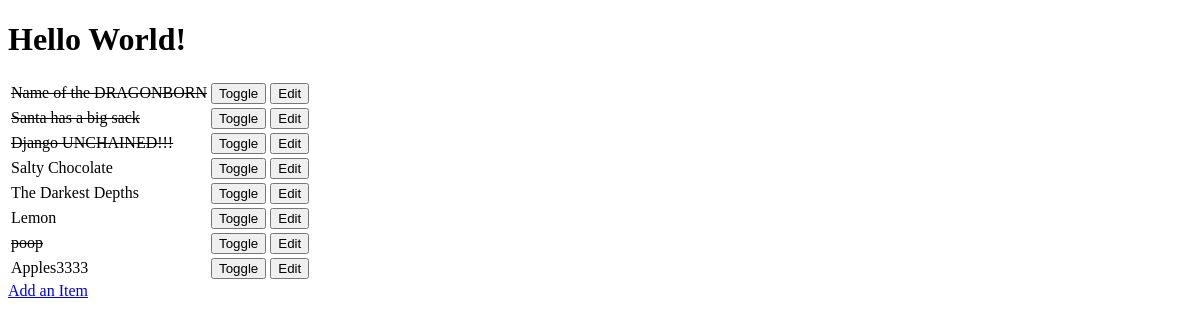
The app's page /, older data.
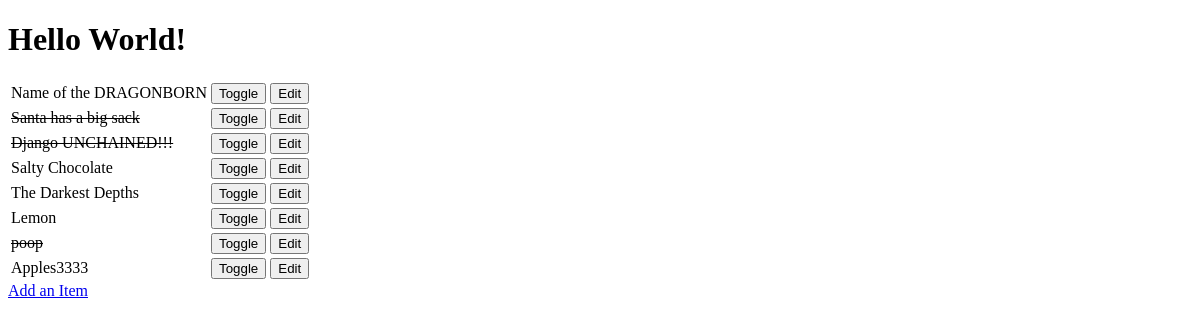
The same page, newer data.
### todoitem/models.py (models this page shows, shortened)
class TodoItem(models.Model):
    name = models.CharField(max_length=30, blank=False)
    done = models.BooleanField(blank=False, default=False)

### todoitem/views.py (the view)
# urls.py: url("^$", get_index),
def get_index(request):
    results = TodoItem.objects.all()
    return render(request, "index.html", {'items': results})

### todoitem/templates/index.html (shortened to what this page needs)
<!DOCTYPE html>
<html lang="en">
<head>
</head>
<body>
    <h1>Hello World!</h1>
    <table>
        {% for item in items %}
        <tr>
            {% if item.done %}
            <td><strike>{{ item.name }}</strike></td>
            {% else %}
            <td>{{ item.name }}</td>
            {% endif %}
            <td>
                <form method="POST" action="toggle/{{ item.id }}">{% csrf_token %}<input type="submit" value="Toggle"></form>
            </td>
            <td>
                <form method="GET" action="edit/{{ item.id }}"><input type="submit" value="Edit"></form>
            </td>
        </tr>
        {% empty %}
        <p>You have nothing to do.</p>
        {% endfor %}
    </table>
   <a href="add">Add an Item</a>
</body>
</html>

Row changes from the older to the newer data that the page shows:
changed TodoItem "Name of the DRAGONBORN": done True → False (drawn)
